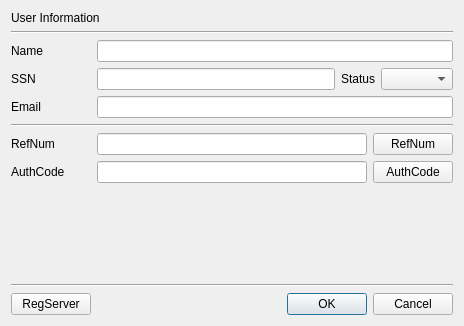
<?xml version="1.0" encoding="UTF-8"?>
<ui version="4.0">
 <class>UserDlg</class>
 <widget class="QDialog" name="UserDlg">
  <property name="geometry">
   <rect>
    <x>0</x>
    <y>0</y>
    <width>464</width>
    <height>326</height>
   </rect>
  </property>
  <property name="windowTitle">
   <string>Register a user</string>
  </property>
  <layout class="QVBoxLayout" name="verticalLayout">
   <item>
    <widget class="QLabel" name="label_4">
     <property name="text">
      <string>User Information</string>
     </property>
    </widget>
   </item>
   <item>
    <widget class="Line" name="line_3">
     <property name="orientation">
      <enum>Qt::Horizontal</enum>
     </property>
    </widget>
   </item>
   <item>
    <layout class="QGridLayout" name="gridLayout">
     <property name="topMargin">
      <number>0</number>
     </property>
     <item row="0" column="0">
      <widget class="QLabel" name="label">
       <property name="minimumSize">
        <size>
         <width>80</width>
         <height>0</height>
        </size>
       </property>
       <property name="maximumSize">
        <size>
         <width>60</width>
         <height>16777215</height>
        </size>
       </property>
       <property name="text">
        <string>Name</string>
       </property>
      </widget>
     </item>
     <item row="0" column="1">
      <widget class="QLineEdit" name="mNameText"/>
     </item>
    </layout>
   </item>
   <item>
    <layout class="QGridLayout" name="gridLayout_2">
     <property name="topMargin">
      <number>0</number>
     </property>
     <item row="0" column="2">
      <widget class="QLabel" name="label_5">
       <property name="text">
        <string>Status</string>
       </property>
      </widget>
     </item>
     <item row="0" column="1">
      <widget class="QLineEdit" name="mSSNText"/>
     </item>
     <item row="0" column="0">
      <widget class="QLabel" name="label_2">
       <property name="minimumSize">
        <size>
         <width>80</width>
         <height>0</height>
        </size>
       </property>
       <property name="maximumSize">
        <size>
         <width>60</width>
         <height>16777215</height>
        </size>
       </property>
       <property name="text">
        <string>SSN</string>
       </property>
      </widget>
     </item>
     <item row="0" column="3">
      <widget class="QComboBox" name="mStatusCombo"/>
     </item>
    </layout>
   </item>
   <item>
    <layout class="QGridLayout" name="gridLayout_3">
     <property name="topMargin">
      <number>0</number>
     </property>
     <item row="0" column="0">
      <widget class="QLabel" name="label_3">
       <property name="minimumSize">
        <size>
         <width>80</width>
         <height>0</height>
        </size>
       </property>
       <property name="maximumSize">
        <size>
         <width>60</width>
         <height>16777215</height>
        </size>
       </property>
       <property name="text">
        <string>Email</string>
       </property>
      </widget>
     </item>
     <item row="0" column="1">
      <widget class="QLineEdit" name="mEmailText">
       <property name="minimumSize">
        <size>
         <width>300</width>
         <height>0</height>
        </size>
       </property>
      </widget>
     </item>
    </layout>
   </item>
   <item>
    <widget class="Line" name="line_2">
     <property name="orientation">
      <enum>Qt::Horizontal</enum>
     </property>
    </widget>
   </item>
   <item>
    <layout class="QGridLayout" name="gridLayout_4">
     <item row="0" column="1">
      <widget class="QLineEdit" name="mRefNumText"/>
     </item>
     <item row="0" column="2">
      <widget class="QPushButton" name="mRefNumBtn">
       <property name="text">
        <string>RefNum</string>
       </property>
      </widget>
     </item>
     <item row="0" column="0">
      <widget class="QLabel" name="label_6">
       <property name="minimumSize">
        <size>
         <width>80</width>
         <height>0</height>
        </size>
       </property>
       <property name="maximumSize">
        <size>
         <width>60</width>
         <height>16777215</height>
        </size>
       </property>
       <property name="text">
        <string>RefNum</string>
       </property>
      </widget>
     </item>
     <item row="1" column="0">
      <widget class="QLabel" name="label_7">
       <property name="minimumSize">
        <size>
         <width>60</width>
         <height>0</height>
        </size>
       </property>
       <property name="maximumSize">
        <size>
         <width>60</width>
         <height>16777215</height>
        </size>
       </property>
       <property name="text">
        <string>AuthCode</string>
       </property>
      </widget>
     </item>
     <item row="1" column="1">
      <widget class="QLineEdit" name="mAuthCodeText"/>
     </item>
     <item row="1" column="2">
      <widget class="QPushButton" name="mAuthCodeBtn">
       <property name="text">
        <string>AuthCode</string>
       </property>
      </widget>
     </item>
    </layout>
   </item>
   <item>
    <spacer name="verticalSpacer">
     <property name="orientation">
      <enum>Qt::Vertical</enum>
     </property>
     <property name="sizeHint" stdset="0">
      <size>
       <width>20</width>
       <height>40</height>
      </size>
     </property>
    </spacer>
   </item>
   <item>
    <widget class="Line" name="line">
     <property name="orientation">
      <enum>Qt::Horizontal</enum>
     </property>
    </widget>
   </item>
   <item>
    <layout class="QGridLayout" name="gridLayout_6">
     <item row="0" column="0">
      <widget class="QPushButton" name="mRegServerBtn">
       <property name="text">
        <string>RegServer</string>
       </property>
      </widget>
     </item>
     <item row="0" column="1">
      <widget class="QDialogButtonBox" name="buttonBox">
       <property name="orientation">
        <enum>Qt::Horizontal</enum>
       </property>
       <property name="standardButtons">
        <set>QDialogButtonBox::Cancel|QDialogButtonBox::Ok</set>
       </property>
      </widget>
     </item>
    </layout>
   </item>
  </layout>
 </widget>
 <tabstops>
  <tabstop>mNameText</tabstop>
  <tabstop>mSSNText</tabstop>
  <tabstop>mStatusCombo</tabstop>
  <tabstop>mEmailText</tabstop>
  <tabstop>mRefNumText</tabstop>
  <tabstop>mRefNumBtn</tabstop>
  <tabstop>mRegServerBtn</tabstop>
 </tabstops>
 <resources/>
 <connections>
  <connection>
   <sender>buttonBox</sender>
   <signal>accepted()</signal>
   <receiver>UserDlg</receiver>
   <slot>accept()</slot>
   <hints>
    <hint type="sourcelabel">
     <x>248</x>
     <y>254</y>
    </hint>
    <hint type="destinationlabel">
     <x>157</x>
     <y>274</y>
    </hint>
   </hints>
  </connection>
  <connection>
   <sender>buttonBox</sender>
   <signal>rejected()</signal>
   <receiver>UserDlg</receiver>
   <slot>reject()</slot>
   <hints>
    <hint type="sourcelabel">
     <x>316</x>
     <y>260</y>
    </hint>
    <hint type="destinationlabel">
     <x>286</x>
     <y>274</y>
    </hint>
   </hints>
  </connection>
 </connections>
</ui>
